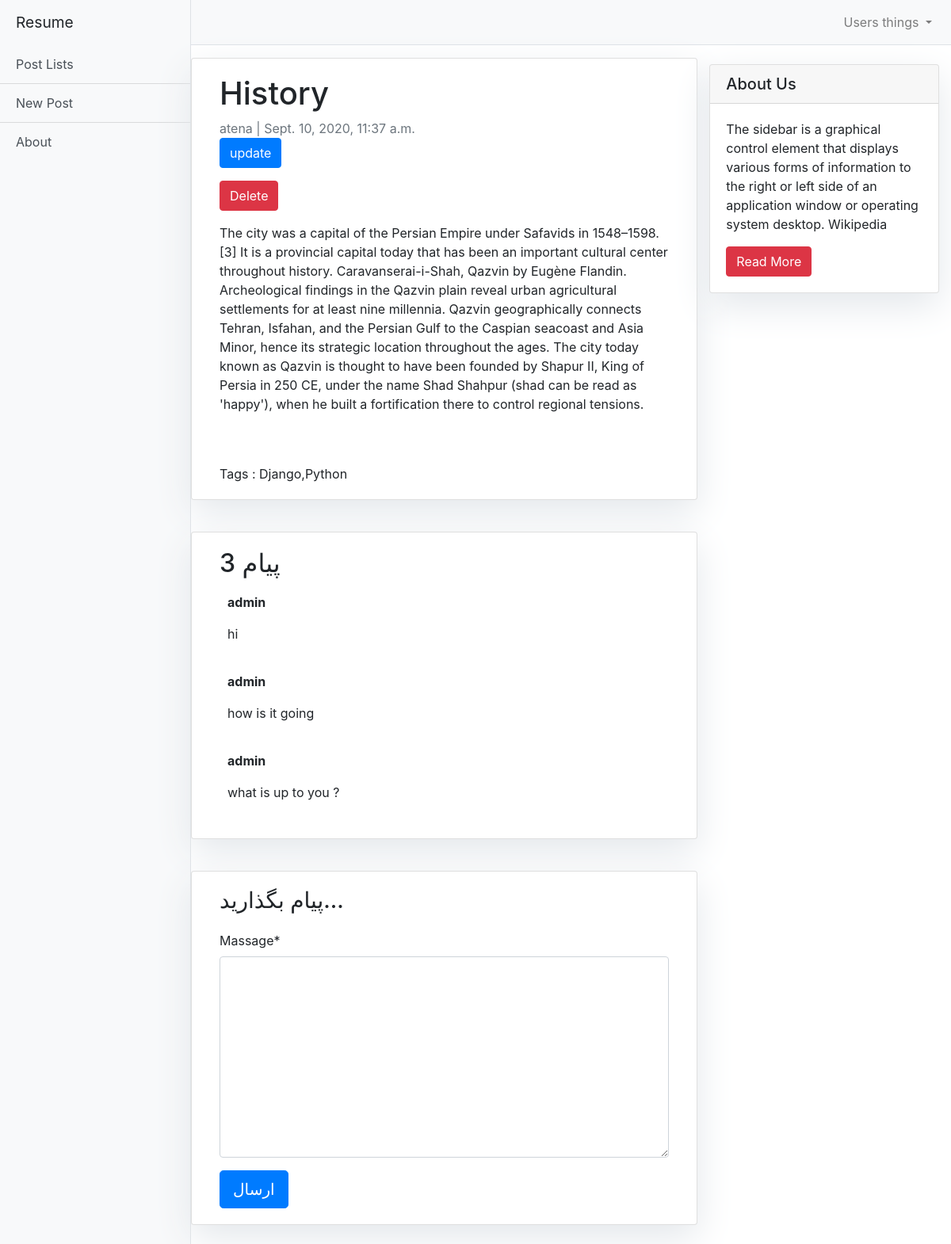
The app's page /post/17 with its own data.
### blog/models.py (models this page shows, shortened)
class Post(models.Model):
    title = models.CharField(max_length=200,verbose_name = 'عنوان')
    article = models.TextField(verbose_name = 'متن')
    author = models.ForeignKey(User, on_delete=models.CASCADE,verbose_name = 'نویسنده')
    pub_date = models.DateTimeField(default=timezone.now, verbose_name = 'تاریخ')
    tags = TaggableManager()
    class Meta:
        ordering = ['-pub_date']

class Comment(models.Model):
    post = models.ForeignKey(Post, related_name='comments', on_delete=models.CASCADE)
    author =  models.CharField(max_length=200,blank =True)
    massage = models.TextField()

### blog/views.py (the view)
# urls.py: path('post/<int:pk>', Comment_Detail_View.as_view(), name='post_detail'),
class Comment_Detail_View(DetailView):
    model = Post
    template_name = "blog/post_detail.html"
    def get_context_data(self, **kwargs):
        context = super().get_context_data(**kwargs)
        context['form'] = commentform
        context['comments'] = Comment.objects.filter(post_id=self.kwargs.get('pk'))
        return context

### blog/templates/blog/post_detail.html (shortened to what this page needs)
{% extends "blog/base.html" %}
{% load crispy_forms_tags %}
{% block content %}
<div class="container">
  <div class="row">
    <div class="col-md-8 card mb-4  mt-3 left  top">
      <div class="card-body">
        <h1> {{ post.title }} </h1>
        <p class=" text-muted">{{ post.author }} | {{ post.pub_date }}
          <br> <a href="{% url 'post_update' post.id %}"><button class="btn btn-primary" type="button">update</button></a>
              <form method="POST" action="{% url 'post_delete' post.id %}">
                  <button class="btn btn-danger" type="confim">Delete</button>
              </form>
          </p>
        <p class="card-text ">{{ post.article | safe }}</p>
        <br>
        <br>
       Tags : {{post.tags.all|join:","}}
      </div>
    </div>
    {% block sidebar %} {% include 'blog/sidebar.html' %} {% endblock sidebar %}
        <div class="col-md-8 card mb-4  mt-3 left  top ">
          <div class="card-body">
            <h2>{{ comments.count }} پیام</h2>
            {% for comment in  comments %}
            <div class="comments" style="padding: 10px;">
              <p class="font-weight-bold">
                  {{ comment.author }}
              </p>
              {{ comment.massage | linebreaks }}
            </div>
            {% endfor %}
          </div>
        </div>
        <div class="col-md-8 card mb-4  mt-3 ">
          <div class="card-body">
            <h3>پیام بگذارید...</h3>
            <form method="POST" action="{% url 'comment_form' post.id  %}"  style="margin-top: 1.3em;">
                {{ form | crispy}}
                <button type="submit" class="btn btn-primary  btn-lg">ارسال</button>
            </form>
          </div>
        </div>
      </div>
      </div>
   </div>
</div>
{% endblock content %}

### blog/templates/blog/sidebar.html (style rules this page uses)
.card { box-shadow: 0 16px 48px #E3E7EB; }

### records on screen
Post: title "History", author "atena", pub_date "Sept. 10, 2020, 11:37 a.m.", article "The city was a capital of the Persian Empire under Safavids in 1548–1598.[3] It is a provincial capital today that has been an important cultural center throughout history. Caravanserai-i-Shah, Qazvin by Eugène Flandin. Archeological findings in the Qazvin plain reveal urban agricultural settlements for at least nine millennia. Qazvin geographically connects Tehran, Isfahan, and the Persian Gulf to the Caspian seacoast and Asia Minor, hence its strategic location throughout the ages. The city today known as Qazvin is thought to have been founded by Shapur II, King of Persia in 250 CE, under the name Shad Shahpur (shad can be read as 'happy'), when he built a fortification there to control…", tags.all "Django,Python"
Comment: author "admin", massage "hi"
Comment: author "admin", massage "how is it going"
Comment: author "admin", massage "what is up to you ?"

### other values on screen
{{ comments.count }} "3"
